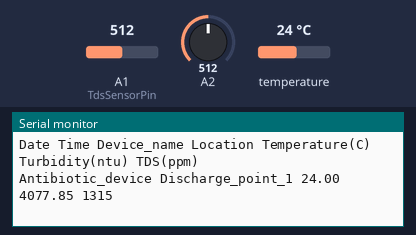
Bench run of a sketch on a simulated Arduino Uno, built with avr-gcc and run on an emulated ATmega328P. On the bench: the last lines printed to the serial monitor. The test bench sets the inputs (shaded band); at power-on: temperature 24 °C, A1 (TdsSensorPin) = 512, A2 = 512.

Above: at 1.5 s.
1.6 s: temperature set to 12 °C
At 3.0 s:
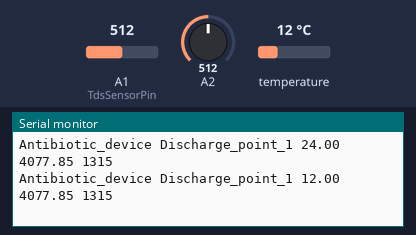
3.1 s: A1 (TdsSensorPin) set to 716
4.6 s: A2 set to 716
At 4.6 s:
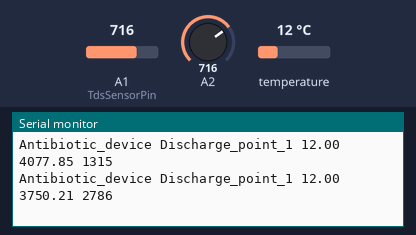
6.1 s: temperature set to 19 °C
At 7.4 s:
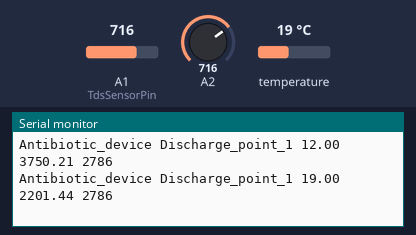
12.0 s: A1 (TdsSensorPin) set to 810
At 13.1 s:
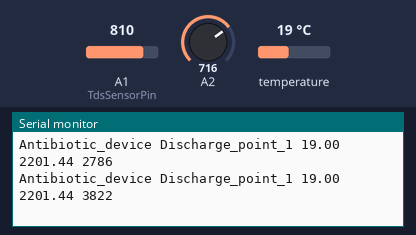
13.5 s: A2 set to 810
At 14.6 s:
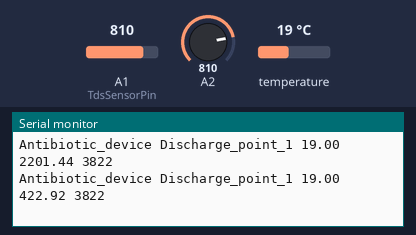
Timing chart, 0 to 16.0 s (numbered marks = the images above; inputs shaded):
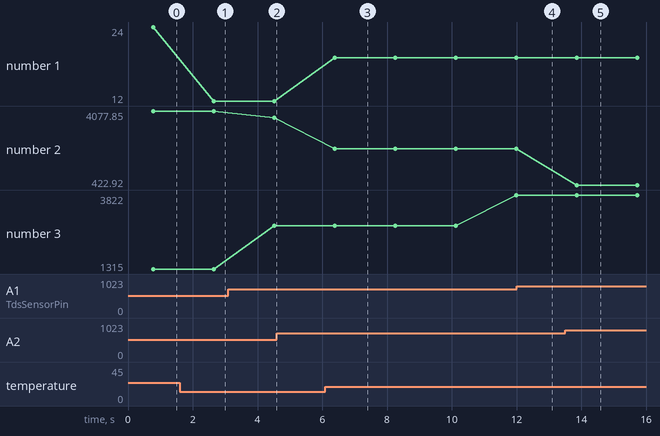

The sketch:

main.ino
```cpp
#include <OneWire.h>
#include <DallasTemperature.h>
#include <EEPROM.h>
#include <GravityTDS.h>

#define TdsSensorPin A1

const int SENSOR_PIN = 13; // Arduino pin connected to DS18B20 sensor's DQ pin
float tdsValue = 0;
OneWire oneWire(SENSOR_PIN);
GravityTDS gravityTds;
DallasTemperature sensors(&oneWire);
float Celcius=0;
float temperature=25;
float ntu;
float voltage;
float vclear = 4.50; //base voltage for clear water..

void setup() {
  Serial.begin(9600);
  gravityTds.setPin(TdsSensorPin);
  gravityTds.setAref(5.0);  //reference voltage on ADC, default 5.0V on Arduino UNO
  gravityTds.setAdcRange(1024);  //1024 for 10bit ADC;4096 for 12bit ADC
  //initialization
  gravityTds.begin();
  sensors.begin();
  Serial.print("Date ");
  Serial.print("Time ");
  Serial.print("Device_name ");
  Serial.print("Location ");
  Serial.print("Temperature(C) ");
  Serial.print("Turbidity(ntu) ");
  Serial.println("TDS(ppm)");

  // put your setup code here, to run once:

}

void loop() {


  //Temperature

  sensors.requestTemperatures();
  Celcius=sensors.getTempCByIndex(0);

  Serial.print("Antibiotic_device ");
  Serial.print("Discharge_point_1 ");

  Serial.print(Celcius);
  Serial.print(" ");


  // turbidity
  voltage = 0;
  for(int i=0;i<800;i++)
  {
      int sensorValue = analogRead(A2);
      voltage += sensorValue * (5.0 / 1024.0);
  }
  //voltage = (voltage/(800*3.3))*(4.2);
  voltage = voltage/800;
  voltage = round_to_dp(voltage,1);
  voltage = voltage+0.4; //correction for drinking water
  if (voltage<1.0)
  {
    ntu = 3000; //max NTU value, umpure water.
  }
  else
  {
    ntu = -1120.4*square(voltage)+5742.3*voltage-3152.25;
  }
  Serial.print(ntu);
  Serial.print(" ");

  //tds

  gravityTds.setTemperature(temperature);  // set the temperature and execute temperature compensation
  gravityTds.update();  //sample and calculate
  tdsValue = gravityTds.getTdsValue(); // then get the value

  Serial.println(tdsValue,0);

  delay(1000);
}


float round_to_dp(float in_value, int decimal_place)
{
  float mult = powf(10.0f,decimal_place);
  in_value = round(in_value*mult)/mult;
  return in_value;
}
```

Measured:
- after the input at 1.6 s, the serial monitor: prints a new line after 1.1 s (image 1)
- after the input at 6.1 s, the serial monitor: prints a new line after 0.29 s (image 3)
- after the input at 13.5 s, the serial monitor: prints a new line after 0.37 s (image 5)
- plotted number 1: 24 → 12 after the input at 1.6 s, 12 → 19 after the input at 6.1 s
- plotted number 2: 4077.85 → 3750.21 after the input at 3.1 s, 2201.44 → 422.92 after the input at 13.5 s
- plotted number 3: 1315 → 2786 after the input at 3.1 s, 2786 → 3822 after the input at 6.1 s
